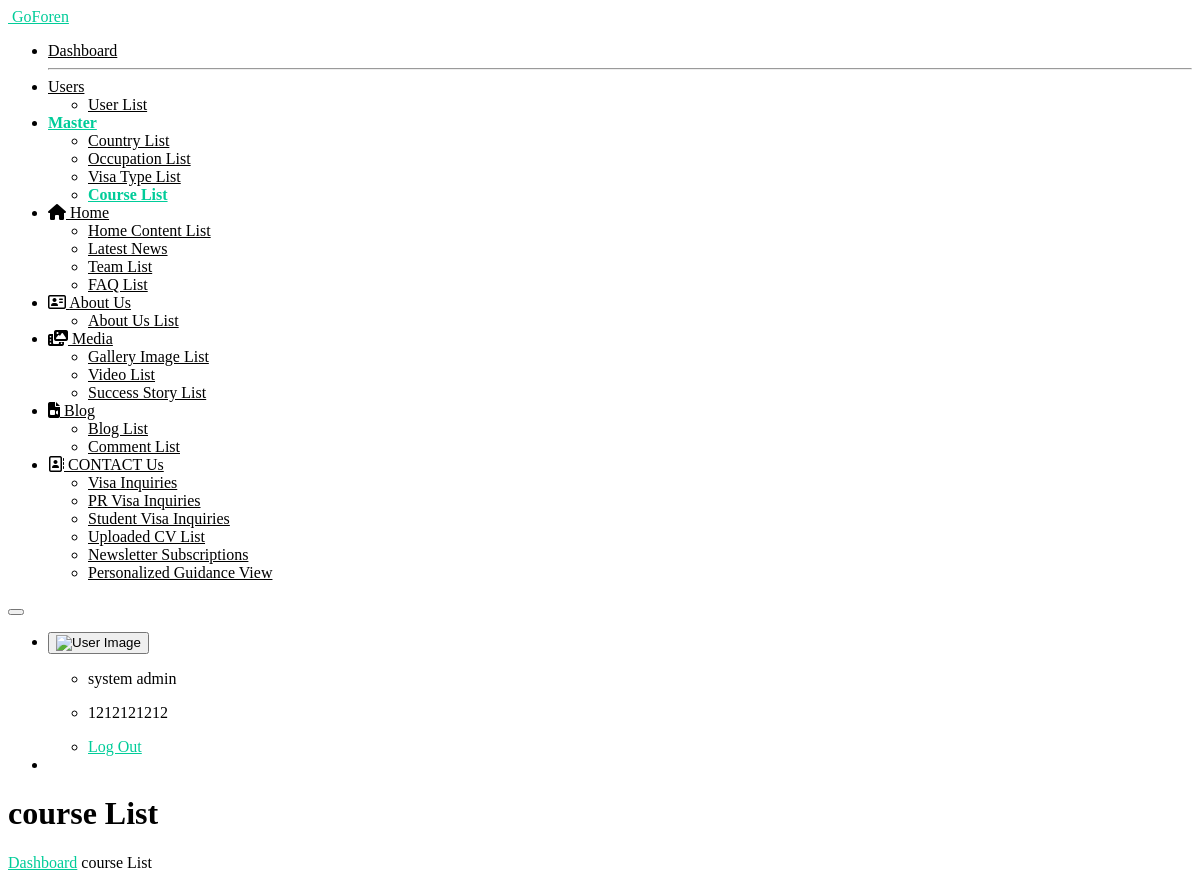
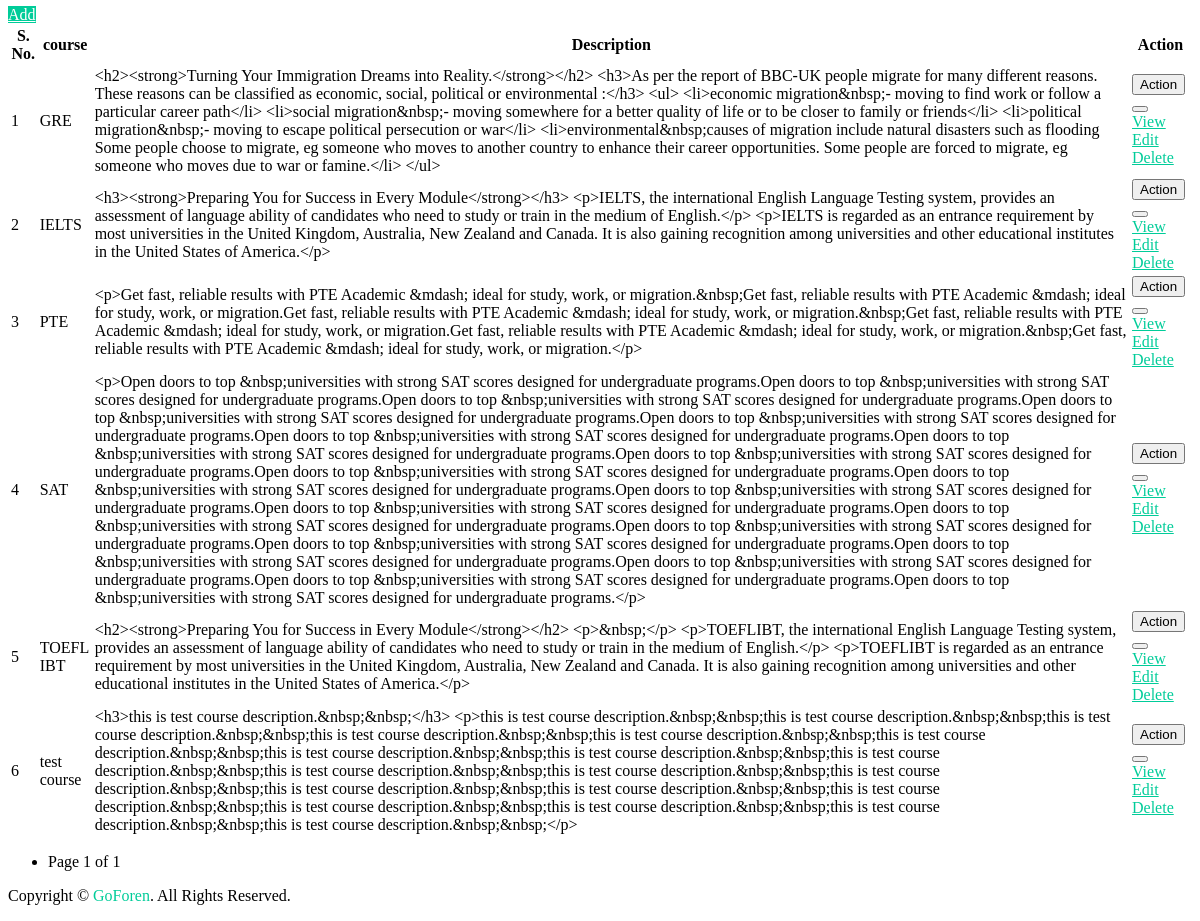
The page /course_list/ (signed in) on the database its author committed (2 pictures, top to bottom).
### myapp/models.py (models this page shows, shortened)
class tbl_courses(models.Model):
    course_name = models.CharField(max_length=50, null=True)
    description = models.TextField(blank=True, null=True)
    description2 = models.TextField(blank=True, null=True)
    image_url = models.CharField(max_length=500, null=True)
    image_id = models.CharField(max_length=50, null=True)
    created_at = models.DateTimeField(auto_now_add=True)
    updated_at = models.DateTimeField(auto_now=True)
    class Meta:
        db_table = 'tbl_courses'

### myapp/views.py (the view)
    def wrapper(request, *args, **kwargs):
        if 'user_id' not in request.session:
            return redirect('open_sign_in_page')
        return view_func(request, *args, **kwargs)

### myapp/views.py (called while the page is built)
def login_required_custom(view_func):
    def wrapper(request, *args, **kwargs):
        if 'user_id' not in request.session:
            return redirect('open_sign_in_page')
        return view_func(request, *args, **kwargs)
    return wrapper

@login_required_custom
def course_list(request):
    course_queryset = tbl_courses.objects.all().order_by("course_name")
    paginator = Paginator(course_queryset, 10)  # Show 10 courses per page
    page_number = request.GET.get('page')
    page_obj = paginator.get_page(page_number)
    add_success = request.session.pop("add_success", None)
    update_success = request.session.pop("update_success", None)
    delete_success = request.session.pop("delete_success", None)
    context = {
        "add_success": add_success,
        "update_success": update_success,
        "delete_success": delete_success,
        "record_name": "Course",
        "page_obj": page_obj,
        "countries": page_obj.object_list,
    }
    return render(request, "course-list.html", context)

### templates/course-list.html (shortened to what this page needs)
{% extends "base.html" %}
{% load static %}
{%  block start %}
			<div class="ec-content-wrapper">
				<div class="content">
					<div class="breadcrumb-wrapper d-flex align-items-center justify-content-between">
						<div>
							<h1>course List</h1>
							<p class="breadcrumbs"><span><a href="{% url 'dashboard_view' %}">Dashboard</a></span>
								<span></span>course List</p>
						</div>
						<div>
							<a href="{%url 'add_course'%}" class="btn btn-primary">Add</a>
						</div>
					</div>
					<div class="row">
						<div class="col-12">
							<div class="card card-default">
								<div class="card-body">
									<div class="table-responsive">
										<table id="responsive-data-table" class="table">
											<thead>
												<tr>
													<th>S. No.</th>
													<th>course</th>
													<th>Description</th>
                                                    <th>Action</th>
												</tr>
											</thead>
											<tbody>
                                                {% for i in countries %}
												<tr>
													<td>{{forloop.counter}}</td>
													<td>{{i.course_name}}</td>
													<td>{{i.description}}</td>
													<td>
														<div class="btn-group mb-1">
															<button type="button"
																class="btn btn-outline-success">Action</button>
															<button type="button"
																class="btn btn-outline-success dropdown-toggle dropdown-toggle-split"
																data-bs-toggle="dropdown" aria-haspopup="true"
																aria-expanded="false" data-display="static">
															</button>
															<div class="dropdown-menu">
															    <a class="dropdown-item" href="{% url 'course_view' i.id %}">View</a>
                                                                <a class="dropdown-item" href="{% url 'edit_course' i.id %}">Edit</a>
                                                                <a href="javascript:void(0);" class="dropdown-item delete-btn" data-url="{% url 'delete_course' i.id %}">Delete</a>
															</div>
															</div>
													</td>
												</tr>
                                                {% endfor %}
											</tbody>
										</table>
										<div class="pagination justify-content-center mt-3" style="justify-content: left !important;">
    <nav>
        <ul class="pagination">
            <li class="page-item disabled">
                <span class="page-link">
                    Page {{ page_obj.number }} of {{ page_obj.paginator.num_pages }}
                </span>
            </li>
        </ul>
    </nav>
</div>
									</div>
								</div>
							</div>
						</div>
					</div>
				</div>
			</div>
{%  endblock %}

### templates/base.html (shortened to what this page needs)
<!DOCTYPE html>
<html lang="en" dir="ltr">
<head>
	<link href="https://cdn.materialdesignicons.com/4.4.95/css/materialdesignicons.min.css" rel="stylesheet" />
	<link href="https://sitsoftwares.co.in/go_foren/assets/plugins/daterangepicker/daterangepicker.css" rel="stylesheet">
	<link href="https://sitsoftwares.co.in/go_foren/assets/plugins/simplebar/simplebar.css" rel="stylesheet" />
	<link id="ekka-css" href="https://sitsoftwares.co.in/go_foren/assets/css/ekka.css" rel="stylesheet" />
	<link rel="stylesheet" href="https://cdnjs.cloudflare.com/ajax/libs/font-awesome/5.15.3/css/all.min.css">
	<link rel="stylesheet" href="https://cdnjs.cloudflare.com/ajax/libs/font-awesome/6.5.0/css/all.min.css">
</head>
<body class="ec-header-fixed ec-sidebar-fixed ec-sidebar-light ec-header-light" id="body">
	<div class="wrapper">
		<div class="ec-left-sidebar ec-bg-sidebar">
			<div id="sidebar" class="sidebar ec-sidebar-footer">
				<div class="ec-brand">
					<a href="#" title="SIT">
						<span class="ec-brand-name text-truncate">GoForen</span>
					</a>
				</div>
				<div class="ec-navigation" data-simplebar>
					<ul class="nav sidebar-inner" id="sidebar-menu">
						<li class="">
							<a class="sidenav-item-link" href="{% url 'dashboard_view' %}">
								<span class="nav-text">Dashboard</span>
							</a>
							<hr>
						</li>
						<li class="has-sub">
							<a class="sidenav-item-link" href="javascript:void(0)">
								<span class="nav-text">Users</span> <b class="caret"></b>
							</a>
							<div class="collapse">
								<ul class="sub-menu" id="products" data-parent="#sidebar-menu">
									<li class="">
										<a class="sidenav-item-link" href="{% url 'user_list' %}">
											<span class="nav-text">User List</span>
										</a>
									</li>
								</ul>
							</div>
						</li>
						<li class="has-sub">
							<a class="sidenav-item-link" href="javascript:void(0)">
								<span class="nav-text">Master</span> <b class="caret"></b>
							</a>
							<div class="collapse">
								<ul class="sub-menu" id="products" data-parent="#sidebar-menu">
									<li class="">
										<a class="sidenav-item-link" href="{% url 'country_list' %}">
											<span class="nav-text">Country List</span>
										</a>
									</li>
									<li class="">
										<a class="sidenav-item-link" href="{% url 'occupation_list' %}">
											<span class="nav-text">Occupation List</span>
										</a>
									</li>
									<li class="">
										<a class="sidenav-item-link" href="{% url 'visa_type_list' %}">
											<span class="nav-text">Visa Type List</span>
										</a>
									</li>
									<li class="">
										<a class="sidenav-item-link" href="{% url 'course_list' %}">
											<span class="nav-text">Course List</span>
										</a>
									</li>
					            </ul>
							</div>
						</li>
						<li class="has-sub">
							<a class="sidenav-item-link" href="javascript:void(0)">
							<i class="fa-solid fa-house"></i>
								<span class="nav-text">Home</span> <b class="caret"></b>
							</a>
							<div class="collapse">
								<ul class="sub-menu" id="products" data-parent="#sidebar-menu">
									<li class="">
										<a class="sidenav-item-link" href="{% url 'home_list' %}">
											<span class="nav-text">Home Content List</span>
										</a>
									</li>
									<li class="">
										<a class="sidenav-item-link" href="{% url 'news_list' %}">
											<span class="nav-text">Latest News</span>
										</a>
									</li>
									<li class="">
										<a class="sidenav-item-link" href="{% url 'team_list' %}">
											<span class="nav-text">Team List</span>
										</a>
									</li>
									<li class="">
										<a class="sidenav-item-link" href="{% url 'faq_list' %}">
											<span class="nav-text">FAQ List</span>
										</a>
									</li>
					            </ul>
							</div>
						</li>
						<li class="has-sub">
							<a class="sidenav-item-link" href="javascript:void(0)">
								<i class="fa-regular fa-address-card"></i>
								<span class="nav-text">About Us</span> <b class="caret"></b>
							</a>
							<div class="collapse">
								<ul class="sub-menu" id="products" data-parent="#sidebar-menu">
									<li class="">
										<a class="sidenav-item-link" href="{% url 'about_us_list' %}">
											<span class="nav-text">About Us List</span>
										</a>
									</li>
					            </ul>
							</div>
						</li>
						<li class="has-sub">
							<a class="sidenav-item-link" href="javascript:void(0)">
								<i class="fa-solid fa-photo-film"></i>
								<span class="nav-text">Media</span> <b class="caret"></b>
							</a>
							<div class="collapse">
								<ul class="sub-menu" id="products" data-parent="#sidebar-menu">
									<li class="">
										<a class="sidenav-item-link" href="{% url 'image_list' %}">
											<span class="nav-text">Gallery Image List</span>
										</a>
									</li>
									<li class="">
										<a class="sidenav-item-link" href="{% url 'video_list' %}">
											<span class="nav-text">Video List</span>
										</a>
									</li>
									<li class="">
										<a class="sidenav-item-link" href="{% url 'success_story_list' %}">
											<span class="nav-text">Success Story List</span>
										</a>
									</li>
					            </ul>
							</div>
						</li>
						<li class="has-sub">
							<a class="sidenav-item-link" href="javascript:void(0)">
							<i class="fa-solid fa-file-video"></i>
								<span class="nav-text">Blog</span> <b class="caret"></b>
							</a>
							<div class="collapse">
								<ul class="sub-menu" id="products" data-parent="#sidebar-menu">
									<li class="">
										<a class="sidenav-item-link" href="{% url 'blog_list' %}">
											<span class="nav-text">Blog List</span>
										</a>
									</li>
									<li class="">
										<a class="sidenav-item-link" href="{% url 'comment_list_view' %}">
											<span class="nav-text">Comment List</span>
										</a>
									</li>
					            </ul>
							</div>
						</li>
						<li class="has-sub">
							<a class="sidenav-item-link" href="javascript:void(0)">
								<i class="fa-regular fa-address-book"></i>
								<span class="nav-text">CONTACT  Us</span> <b class="caret"></b>
							</a>
							<div class="collapse">
								<ul class="sub-menu" id="products" data-parent="#sidebar-menu">
									<li class="">
										<a class="sidenav-item-link" href="{% url 'inquiry_view' %}">
											<span class="nav-text">Visa Inquiries</span>
										</a>
									</li>
									<li class="">
										<a class="sidenav-item-link" href="{% url 'pr_visa_inquiry_view' %}">
											<span class="nav-text">PR Visa Inquiries</span>
										</a>
									</li>
									<li class="">
										<a class="sidenav-item-link" href="{% url 'student_visa_inquiry_view' %}">
											<span class="nav-text">Student Visa Inquiries</span>
										</a>
									</li>
									<li class="">
										<a class="sidenav-item-link" href="{% url 'cv_list_view' %}">
											<span class="nav-text">Uploaded CV List</span>
										</a>
									</li>
									<li class="">
										<a class="sidenav-item-link" href="{% url 'newsletter_view' %}">
											<span class="nav-text">Newsletter Subscriptions</span>
										</a>
									</li>
									<li class="">
										<a class="sidenav-item-link" href="{% url 'personalized_guidance_view' %}">
											<span class="nav-text">Personalized Guidance View</span>
										</a>
									</li>
					            </ul>
							</div>
						</li>
				</div>
			</div>
		</div>
		<div class="ec-page-wrapper">
			<header class="ec-main-header" id="header">
				<nav class="navbar navbar-static-top navbar-expand-lg">
					<button id="sidebar-toggler" class="sidebar-toggle"></button>
					<div class="navbar-right">
						<ul class="nav navbar-nav">
							<li class="dropdown user-menu">
								<button class="dropdown-toggle nav-link ec-drop" data-bs-toggle="dropdown"
									aria-expanded="false">
								    <img src="https://sitsoftwares.co.in/go_foren/assets/img/user/user.png" class="user-image" alt="User Image">
								</button>
								<ul class="dropdown-menu dropdown-menu-right ec-dropdown-menu">
									<li class="dropdown-header">
					                    <p>{{request.session.session_username}}</p>
									</li>
									<li class="dropdown-header">
					                    <p>{{request.session.session_mobile}}</p>
									</li>
									<li class="dropdown-footer">
										<a href="{% url 'logout' %}">  Log Out </a>
									</li>
								</ul>
							</li>
							<li class="right-sidebar-in right-sidebar-2-menu">
							</li>
						</ul>
					</div>
				</nav>
			</header>
            {%  block start %}
            {%  endblock %}
			<footer class="footer mt-auto">
				<div class="copyright bg-white">
					<p>
						Copyright &copy; <a class="text-primary" target="_blank"> GoForen</a>. All Rights Reserved.
					  </p>
				</div>
			</footer>
		</div>
	</div>
</body>
</html>

### templates/base.html (style rules this page uses)
.sidenav-item-link.active { color: #007bff; font-weight: bold; }
.has-sub.active > a { color: #007bff; font-weight: bold; }
.sidebar .sidebar-inner > li > a { color: #000000 !important; }
.ec-sidebar-light .sidebar .nav > li.active > a { color: #00cc99 !important; }
.sidebar .sidebar-inner > li > a:before { background: #00cc99 !important; }
.ec-sidebar-light .sidebar .sub-menu > li > a { color: #000000; }
.ec-sidebar-light .sidebar .sub-menu > li.active > a { color: #00cc99 !important; }

### templates/course-list.html (style rules this page uses)
a { color: #00cc99; }
.btn.btn-primary { color: #ffffff; background-color: #00cc99; border-color: #00cc99; }

### rows shown on the page
tbl_courses: course_name "GRE", description "<h2><strong>Turning Your Immigration Dreams into Reality.</strong></h2> <h3>As per the report of BBC-UK people migrate for many different reasons. These reasons can be classified as economic, social, political or environmental :</h3> <ul> <li>economic migration&nbsp;- moving to find work or follow a particular career path</li> <li>social migration&nbsp;- moving somewhere for a better quality of life or to be closer to family or friends</li> <li>political migration&nbsp;- moving to escape political persecution or war</li> <li>environmental&nbsp;causes of migration include natural disasters such as flooding Some people choose to migrate, eg someone who moves to another country to enhance…"
tbl_courses: course_name "IELTS", description "<h3><strong>Preparing You for Success in Every Module</strong></h3> <p>IELTS, the international English Language Testing system, provides an assessment of language ability of candidates who need to study or train in the medium of English.</p> <p>IELTS is regarded as an entrance requirement by most universities in the United Kingdom, Australia, New Zealand and Canada. It is also gaining recognition among universities and other educational institutes in the United States of America.</p>"
tbl_courses: course_name "PTE", description "<p>Get fast, reliable results with PTE Academic &mdash; ideal for study, work, or migration.&nbsp;Get fast, reliable results with PTE Academic &mdash; ideal for study, work, or migration.Get fast, reliable results with PTE Academic &mdash; ideal for study, work, or migration.&nbsp;Get fast, reliable results with PTE Academic &mdash; ideal for study, work, or migration.Get fast, reliable results with PTE Academic &mdash; ideal for study, work, or migration.&nbsp;Get fast, reliable results with PTE Academic &mdash; ideal for study, work, or migration.</p>"
tbl_courses: course_name "SAT", description "<p>Open doors to top &nbsp;universities with strong SAT scores designed for undergraduate programs.Open doors to top &nbsp;universities with strong SAT scores designed for undergraduate programs.Open doors to top &nbsp;universities with strong SAT scores designed for undergraduate programs.Open doors to top &nbsp;universities with strong SAT scores designed for undergraduate programs.Open doors to top &nbsp;universities with strong SAT scores designed for undergraduate programs.Open doors to top &nbsp;universities with strong SAT scores designed for undergraduate programs.Open doors to top &nbsp;universities with strong SAT scores designed for undergraduate programs.Open doors to top…"
tbl_courses: course_name "TOEFL IBT", description "<h2><strong>Preparing You for Success in Every Module</strong></h2> <p>&nbsp;</p> <p>TOEFLIBT, the international English Language Testing system, provides an assessment of language ability of candidates who need to study or train in the medium of English.</p> <p>TOEFLIBT is regarded as an entrance requirement by most universities in the United Kingdom, Australia, New Zealand and Canada. It is also gaining recognition among universities and other educational institutes in the United States of America.</p>"
tbl_courses: course_name "test course", description "<h3>this is test course description.&nbsp;&nbsp;</h3> <p>this is test course description.&nbsp;&nbsp;this is test course description.&nbsp;&nbsp;this is test course description.&nbsp;&nbsp;this is test course description.&nbsp;&nbsp;this is test course description.&nbsp;&nbsp;this is test course description.&nbsp;&nbsp;this is test course description.&nbsp;&nbsp;this is test course description.&nbsp;&nbsp;this is test course description.&nbsp;&nbsp;this is test course description.&nbsp;&nbsp;this is test course description.&nbsp;&nbsp;this is test course description.&nbsp;&nbsp;this is test course description.&nbsp;&nbsp;this is test course description.&nbsp;&nbsp;this is test course…"

### other values the page prints
{{ request.session.session_username }} "system admin"
{{ request.session.session_mobile }} "1212121212"
{{ page_obj.number }} "1"
{{ page_obj.paginator.num_pages }} "1"
